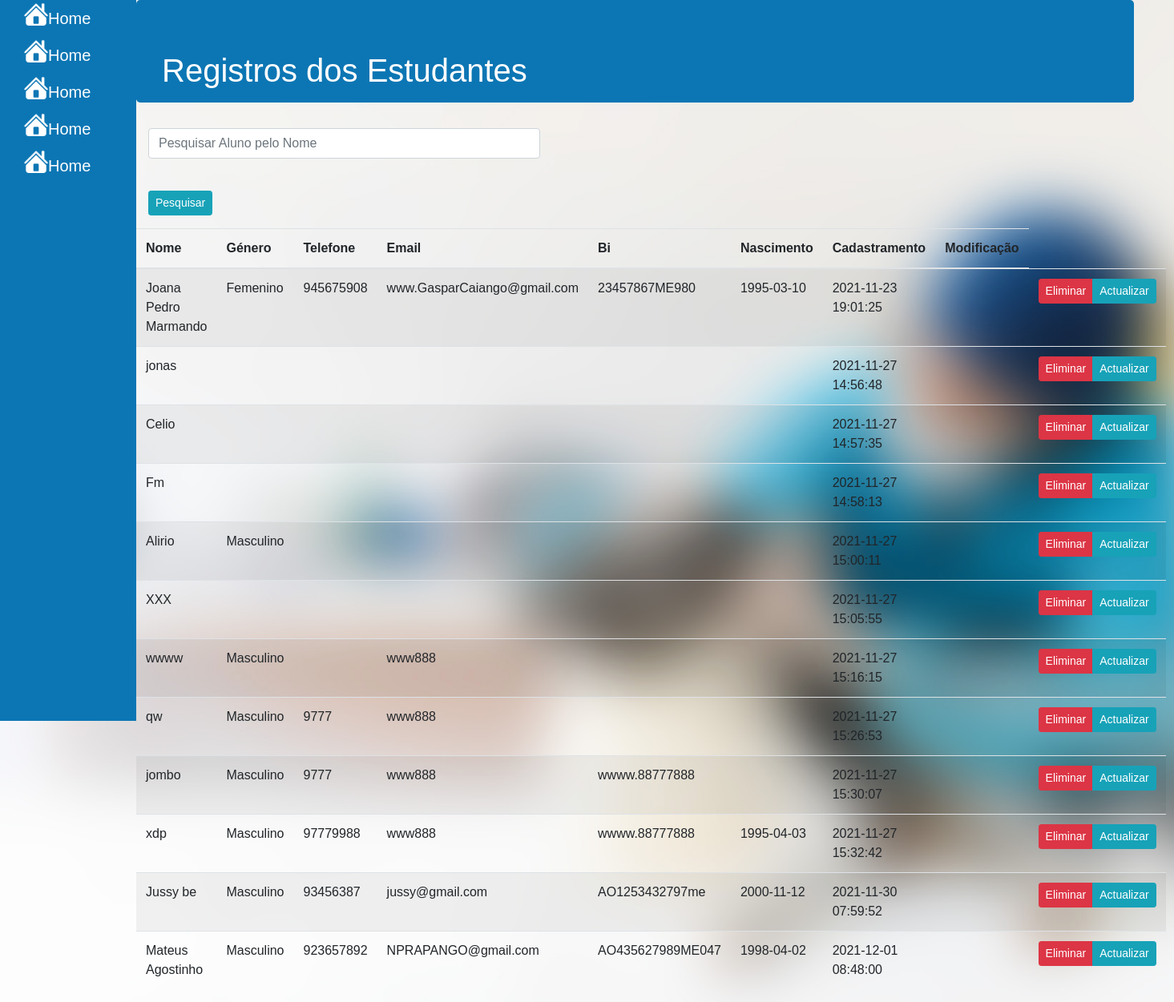
The app's page /menu/listar_aluno.php with its own data.
### tables this page shows
CREATE TABLE `tbl_estudantes` (
  `codigo_aluno` int(11) NOT NULL,
  `nome` varchar(40) DEFAULT NULL,
  `genero` varchar(10) DEFAULT NULL,
  `email` varchar(40) DEFAULT NULL,
  `numero` varchar(20) DEFAULT NULL,
  `bi` varchar(40) DEFAULT NULL,
  `nascimento` date DEFAULT NULL,
  `data_de_criacao` timestamp NOT NULL DEFAULT current_timestamp(),
  `data_de_alteracao` date DEFAULT NULL,
  `id_curso` int(11) DEFAULT NULL
);

### menu/listar_aluno.php (the view, shortened to what this page needs)
<?php
include_once 'inclue.php';
include_once 'conexao2.php';
?>
<!DOCTYPE html>
<html lang="en">
<head>
</head>
<body>
    <div class="cabecalho">
     <ul>
<li><a href="">
<span><img src="menu/home_300px.png" alt=""></span>
<span>Home</span>
</a></li>
<li><a href="">
<span><img src="menu/home_300px.png" alt=""></span>
<span>Home</span>
</a></li>
<li><a href="">
<span><img src="menu/home_300px.png" alt=""></span>
<span>Home</span>
</a></li>
<li><a href="">
<span><img src="menu/home_300px.png" alt=""></span>
<span>Home</span>
</a></li>
<li><a href="">
<span><img src="menu/home_300px.png" alt=""></span>
<span>Home</span>
</a></li>
     </ul>
    </div>
    <div class="containe">
    <div class="jumbotron">
<h1>Registros dos Estudantes</h1>
</div>
    <form action="listar_aluno.php" method="POST">
        <div class="col-sm-5 col-md-5 col-xl-5 form-group" >
    <input type="text" placeholder="Pesquisar Aluno pelo Nome" class="form-control" name="buscar">
    </div>
    <br>
    <div class="form-group col-sm-5 col-md-5 col-xl-5 form-group">
    <input type="submit" value="Pesquisar " class="btn btn-sm btn-info">
    </div>
    </form>
    <table class="table table-striped table-hover">
        <thead>
<tr>
<th>Nome </th>
<th> Género</th>
<th>Telefone</th>
<th>Email</th>
<th>Bi</th>
<th>Nascimento</th>
<th>Cadastramento</th>
<th>Modificação</th>
</tr>
</thead>
        <tbody>
          <?php
        $xd="CALL sp_listar_aluno('$carta')";
        $moringa=mysqli_query($con,$xd);
        foreach($moringa as $sp):
    ?>
<tr>
    <td> <?php   echo $sp['nome'];  ?></td>
    <td><?php   echo $sp['genero'];  ?></td>
    <td><?php   echo $sp['numero'];  ?></td>
    <td><?php   echo $sp['email'];  ?></td>
    <td><?php   echo $sp['bi'];  ?></td>
    <td><?php   echo $sp['nascimento'];  ?></td>
    <td><?php   echo $sp['data_de_criacao'];  ?></td>
    <td><?php  echo $sp['data_de_alteracao'];  ?></td>
    <td>
        <div class="btn-group">
      <a href="eliminar.php?codigo=<?php echo $sp['codigo_aluno']; ?>" class="btn-sm btn-danger btn"> Eliminar</a>
      <a href="eliminar.php?codigo=<?php echo $sp['codigo_aluno']; ?>" class="btn-sm btn-info btn"> Actualizar</a>
        </div>
    </td>
</tr>
<?php endforeach;   ?>
        </tbody>
    </table>
    </div>
</body>
</html>

### inclue.php (shortened to what this page needs)
<!DOCTYPE html>
<html lang="en">
<head>
    <link rel="stylesheet" href="bootstrap4/css/bootstrap.min.css">
    <link rel="stylesheet" href="estilo - Cópia.css">
    <link rel="stylesheet" href="radape.css">
    <link rel="stylesheet" href="listar.css">
    <link rel="stylesheet" href="cabeçalho_Rodape.css">
    <link rel="stylesheet" href="estilo_menu_cima.css">
</head>
<body>
</body>
</html>

### estilo - Cópia.css (style rules this page uses)
body { font-family: sans-serif; }
body { background-image: url(imagens/bom.pn); background-size: cover; position: sticky; }

### listar.css (style rules this page uses)
.btn-group { float: right; }
body { background-image: url(imagens/qw.jpg); }
.jumbotron { background-color:#0c76b4; color: white; }
.jumbotron h1 { transform: translateY(-800px); animation: moringa .9s forwards ; }

### cabeçalho_Rodape.css (style rules this page uses)
div.jumbotron { height: 25px; }
div.cabecalho { position: relative; float: left; width: 170px; height: 900px; background-color:#0c76b4; }
div.cabecalho ul { position: absolute; margin-left: -30px; width: 100%; }
div.cabecalho ul li { list-style: none; padding: 8px 20px; width: 100%; display: flex; }
div.cabecalho ul li a { text-decoration: none; color: white; font-family: sans-serif; font-size: 20px; display: flex; }
div.cabecalho ul li img { width: 30px; margin-top: -15px; }
.containe { width: 85%; float: right; }
.containe { min-width: 50px; }

### estilo_menu_cima.css (style rules this page uses)
body { display: flex; font-family: sans-serif; margin: 0; padding: 0; }

### records on screen
tbl_estudantes: nome "Joana Pedro Marmando", genero "Femenino", numero "945675908", email "www.GasparCaiango@gmail.com", bi "23457867ME980", nascimento "1995-03-10", data_de_criacao "2021-11-23 19:01:25"
tbl_estudantes: nome "jonas", data_de_criacao "2021-11-27 14:56:48"
tbl_estudantes: nome "Celio", data_de_criacao "2021-11-27 14:57:35"
tbl_estudantes: nome "Fm", data_de_criacao "2021-11-27 14:58:13"
tbl_estudantes: nome "Alirio", genero "Masculino", data_de_criacao "2021-11-27 15:00:11"
tbl_estudantes: nome "XXX", data_de_criacao "2021-11-27 15:05:55"
tbl_estudantes: nome "wwww", genero "Masculino", email "www888", data_de_criacao "2021-11-27 15:16:15"
tbl_estudantes: nome "qw", genero "Masculino", numero "9777", email "www888", data_de_criacao "2021-11-27 15:26:53"
tbl_estudantes: nome "jombo", genero "Masculino", numero "9777", email "www888", bi "wwww.88777888", data_de_criacao "2021-11-27 15:30:07"
tbl_estudantes: nome "xdp", genero "Masculino", numero "97779988", email "www888", bi "wwww.88777888", nascimento "1995-04-03", data_de_criacao "2021-11-27 15:32:42"
tbl_estudantes: nome "Jussy be", genero "Masculino", numero "93456387", email "jussy@gmail.com", bi "AO1253432797me", nascimento "2000-11-12", data_de_criacao "2021-11-30 07:59:52"
tbl_estudantes: nome "Mateus Agostinho", genero "Masculino", numero "923657892", email "NPRAPANGO@gmail.com", bi "AO435627989ME047", nascimento "1998-04-02", data_de_criacao "2021-12-01 08:48:00"
